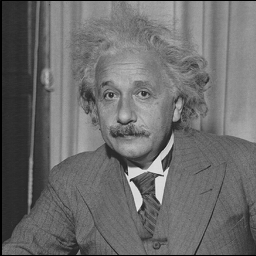
%> input picture include/matlabPyrTools/einstein.pgm, 256 x 256 px
$ octave --eval "result = DoGFeat(imread('matlabPyrTools/einstein.pgm'));"   (GNU Octave 9; MATLAB toolbox functions it lacks are replaced by stand-ins)
%> lines starting %> are read from the running program, lines starting %| are printed output that depends on the picture
### include/computeSigmaMap.m
%{
Author: Deepti Ghadiyaram

Description: Given an input gray scale image in the form of a 2-D array
(imGray), this method computes the local standard deviation map (also sigma
field)

1. Constructs 4 pair-wise product neighborhood maps as defined in [1]

2. Extracts the 16 features that are obtained from fitting an AGGD
(Asymmetric Generalized Gaussian Distribution).

3. Extracts 8 sample statistical features (kurtosis and skewness of each of
the 4 neighborhood maps).

Input: a MXN array of a gray-scale image.

Output: Features extracted on the 4 neighborhood maps.

Dependencies: This method depends on the following methods:
divisiveNormalization.m
estimateaggdparam.m

Reference:
[1] A. Mittal, A. K. Moorthy and A. C. Bovik, "No-reference image quality assessment in the spatial domain,"
IEEE Transactions on Image Processing , vol. 21, no. 12, pp. 4695-4708, December, 2012.
%}
function sigma = computeSigmaMap(imdist)
    window = fspecial('gaussian',7,7/6);
    window = window/sum(sum(window));
    % Compute a local mean map.
    mu = filter2(window, imdist, 'same');
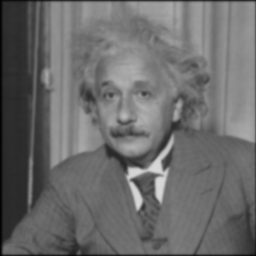
%> mu: size 256x256 double; min 2.58, max 215.9, mean 107.5

    mu_sq = mu.*mu;
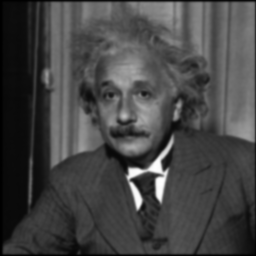
%> mu_sq: size 256x256 double; min 6.64, max 46609.2, mean 12731.6; drawn with min black and max white

    % Compute a sigma map.
    sigma = sqrt(abs(filter2(window, imdist.*imdist, 'same') - mu_sq));
end

### include/DoGFeat.m
%{
Author: Deepti Ghadiyaram

Description: Given an input RGB image, this method extracts the 564 FRIQUEE
features proposed in [1] in three different color spaces.

1. We first convert the given input image into different color spaces -
LAB, LMS, and HSI.

2. We then extract the required components from each of these color spaces
eg: Hue and Saturation components, M and S components.

3. We also compute the chroma map from the A and B components of the image
in LAB color space.

Input: a MXNX3 array upon reading any image.

Output: Features extracted in luminance, chroma, LMS color components of the
image.

Dependencies: This method depends on the following methods:
computeSigmaMap.m
divisiveNormalization.m
%}
function [feat, DoGSigma,DoGSigma1] = DoGFeat(imGray)

    %Get the sigma map of the image.
    sigmaMap = computeSigmaMap(imGray);

    % Construct two Gaussian windows where sig2 = 1.5*sig1;
    k=1.5;

    window1 = fspecial('gaussian',7,7/6);
    window1 = window1/sum(sum(window1));

    window2 = fspecial('gaussian',7,7*k/6);
    window2 = window2/sum(sum(window2));

    %Compute DOG of the sigmaMap
    DoGSigma= filter2((window1-window2), sigmaMap, 'same');
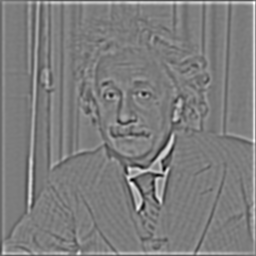
%> DoGSigma: size 256x256 double; min -12.42, max 13.01, mean 0.18; drawn with min black and max white

    %Compute the sigmaMap of DoGSigma
    DoGSigma1 = computeSigmaMap(DoGSigma);
%> in computeSigmaMap (call 2), `mu_sq = mu.*mu;`:
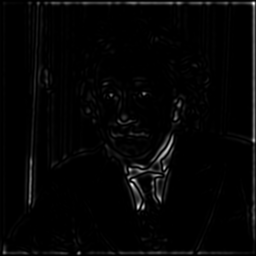
%> mu_sq: size 256x256 double; min 7.06e-12, max 81.83, mean 1.7; drawn with min black and max white
%> in computeSigmaMap (call 2), `sigma = sqrt(abs(filter2(window, imdist.*imdist, 'same') - mu_sq));`:
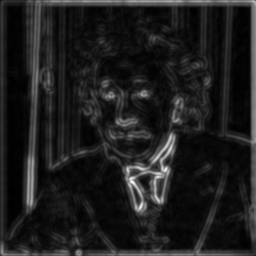
%> sigma: size 256x256 double; min 0.0209, max 7.11, mean 0.866; drawn with min black and max white

    %DNT of DOG of sigma.
%> (the run ends here)
